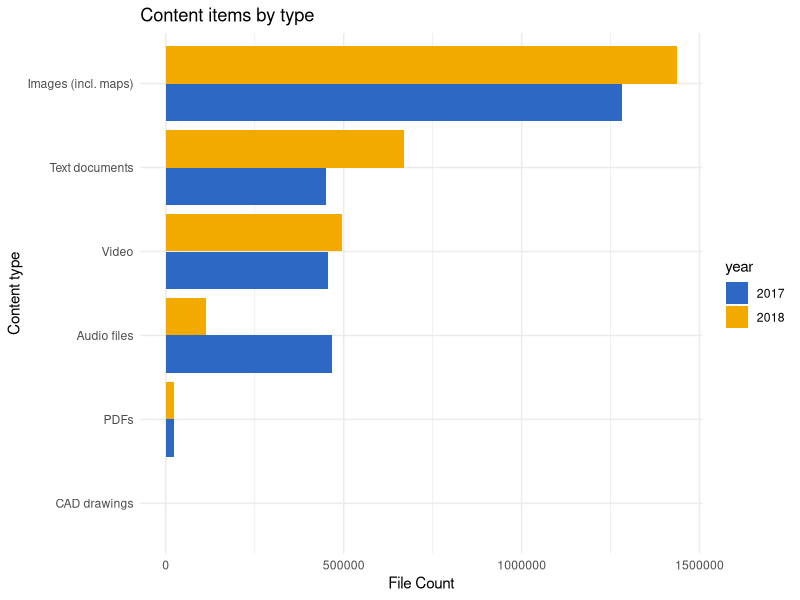

Recreate this plot in R. (Note: this script raises an error after producing the figure.)
library(dplyr)
library(ggplot2)
library(readr)
library(tidyr)

dlp_type_year <- read_csv('dlp-content-census.csv')
dlp_durations <- read_csv('derv-durations.csv')
dlp_billions <- read_csv('derv-billion.csv')

glimpse(dlp_type_year)

# The palette with grey:
cbPalette <- c("#999999", "#E69F00", "#56B4E9", "#009E73", "#F0E442", "#0072B2", "#D55E00", "#CC79A7")
# added first two primary colors for ucla identity
uclaPalette <- c("#2D68C4", "#F2A900", "#56B4E9", "#009E73", "#F0E442", "#0072B2", "#D55E00", "#CC79A7")

# take file counts by type & year - reshape and plot
dlp_type_year %>% 
  select(type, `2017`, `2018`) %>% 
  gather(year, count, -type) %>% 
  ggplot(aes(x=reorder(type, count), y=count, fill=year)) +
    geom_col(position = "dodge") +
    coord_flip() +
    labs(y = "File Count") +
    labs(x = "Content type") +
    labs(title= "Content items by type") +
    scale_fill_manual(values=uclaPalette) + 
    theme_minimal()

dlp_durations %>% 
  gather(year, duration, -DerivedStats_durations_hours) %>% 
  mutate(days = duration/24) %>% 
  ggplot(aes(x = DerivedStats_durations_hours, y = duration, fill=year)) +
    geom_col(position="dodge") +
    coord_flip() +
    labs(y = "Duration in Hours", x = "Type", fill = "Year") +
    labs(title = "Derived Stats: Duration in Hours by Type") +
    scale_y_continuous(labels = comma) +
    scale_fill_manual(values=uclaPalette) +
    theme_minimal()

dlp_billions %>% 
  gather(year, counts_billions, -DerivedStats_numcount_billions) %>% 
  mutate(counts_mill = counts_billions*1000) %>% 
  ggplot(aes(x=DerivedStats_numcount_billions, y = counts_billions, fill=year)) +
    geom_col(position = "dodge") +
    coord_flip() +
    labs(y = "Counts in Billions", x = "Type", fill = "Year") +
    scale_fill_manual(values=uclaPalette) +
    theme_minimal()
    
